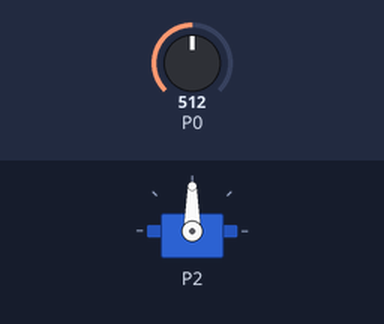
This program was run on a simulated BBC micro:bit (MakeCode). Parts: servo. The inputs (shaded band) are chosen by the test bench; at power-on: P0 = 512 (analog values on the 0–1023 scale).

Above: at 1.2 s.
1.3 s: P0 set to 716
At 2.7 s:
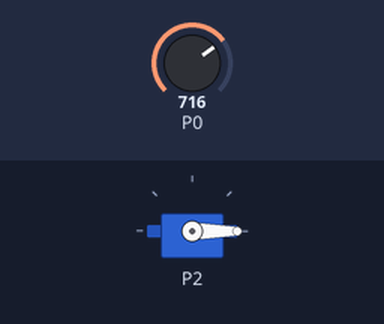
9.1 s: P0 set to 617
16.9 s: P0 set to 583
At 17.5 s:
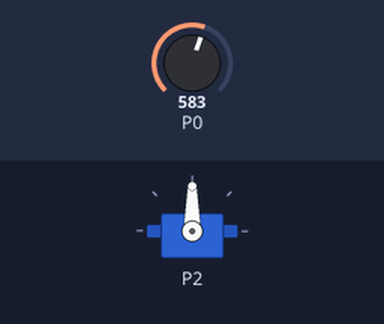
27.5 s: P0 set to 900
At 28.6 s:
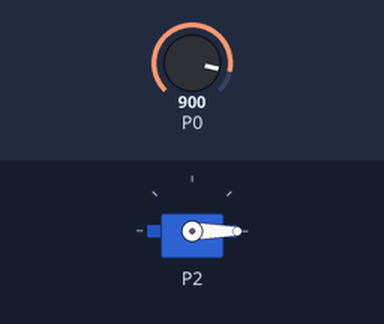
35.3 s: P0 set to 511
At 36.6 s:
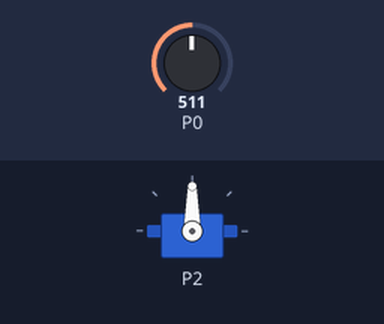
Timing chart, 0 to 46.6 s (numbered marks = the images above; inputs shaded):
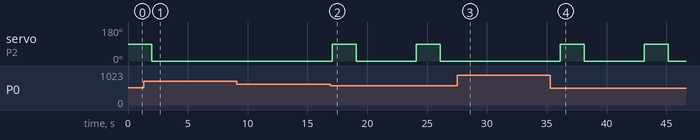

The program:

main.ts
```typescript
let 水分量 = 0
// 土壌水分センサー（ピンP0）とサーボ（ピンP2）を使った自動水やり
let 水分しきい値 = 600
basic.forever(function () {
    水分量 = pins.analogReadPin(AnalogPin.P0)
    if (水分量 < 水分しきい値) {
        // 土が乾いている → サーボを回して水を供給
        pins.servoWritePin(AnalogPin.P2, 90)
        // 2秒間水やり
        basic.pause(2000)
        pins.servoWritePin(AnalogPin.P2, 0)
    }
    // 5秒ごとにチェック
    basic.pause(5000)
})
```

test.ts
```typescript
// テストはここに来ます。このパッケージが拡張機能として使用されるときにはコンパイルされません。
```

Measured:
- the behaviour switches between 600 and 599 on P0 (found by bisection; images 1 and 2)
- after the input at 1.3 s, servo on P2: goes on until 2.0 s, then stays 0°
- after the input at 9.1 s, every drawn part: stays the same
- after the input at 16.9 s, servo on P2: alternates 90° for 2.0 s and 0° for 5.0 s, starting after 0.16 s
- after the input at 27.5 s, servo on P2: stays 0° (without the input it goes to 90° after 3.6 s)
- after the input at 35.3 s, servo on P2: alternates 90° for 2.0 s and 0° for 5.0 s, starting after 0.82 s
